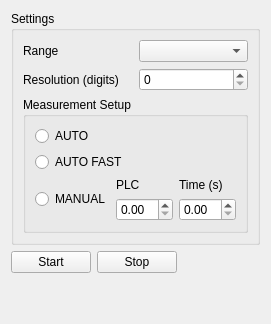
      <widget class="QWidget" name="dci_tab">
       <attribute name="title">
        <string>DCI</string>
       </attribute>
       <layout class="QVBoxLayout" name="verticalLayout_41">
        <item>
         <widget class="QGroupBox" name="dci_sett_groupbox">
          <property name="title">
           <string>Settings</string>
          </property>
          <layout class="QVBoxLayout" name="verticalLayout_37">
           <item>
            <layout class="QHBoxLayout" name="horizontalLayout_37">
             <item>
              <widget class="QLabel" name="label_30">
               <property name="text">
                <string>Range</string>
               </property>
              </widget>
             </item>
             <item>
              <widget class="QComboBox" name="dci_range_combobox"/>
             </item>
            </layout>
           </item>
           <item>
            <layout class="QHBoxLayout" name="horizontalLayout_38">
             <item>
              <widget class="QLabel" name="label_31">
               <property name="text">
                <string>Resolution (digits)</string>
               </property>
              </widget>
             </item>
             <item>
              <widget class="QSpinBox" name="dci_resol_spinbox"/>
             </item>
            </layout>
           </item>
           <item>
            <widget class="QGroupBox" name="dci_meas_groupbox">
             <property name="title">
              <string>Measurement Setup</string>
             </property>
             <layout class="QVBoxLayout" name="verticalLayout_38">
              <item>
               <widget class="QRadioButton" name="dci_auto_radiobutton">
                <property name="text">
                 <string>AUTO</string>
                </property>
               </widget>
              </item>
              <item>
               <widget class="QRadioButton" name="dci_autofast_radiobutton">
                <property name="text">
                 <string>AUTO FAST</string>
                </property>
               </widget>
              </item>
              <item>
               <layout class="QHBoxLayout" name="horizontalLayout_40">
                <item>
                 <widget class="QRadioButton" name="dci_man_radiobutton">
                  <property name="text">
                   <string>MANUAL</string>
                  </property>
                 </widget>
                </item>
                <item>
                 <layout class="QVBoxLayout" name="verticalLayout_39">
                  <item>
                   <widget class="QLabel" name="label_33">
                    <property name="text">
                     <string>PLC</string>
                    </property>
                   </widget>
                  </item>
                  <item>
                   <widget class="QDoubleSpinBox" name="dci_plc_spinbox"/>
                  </item>
                 </layout>
                </item>
                <item>
                 <layout class="QVBoxLayout" name="verticalLayout_40">
                  <item>
                   <widget class="QLabel" name="label_34">
                    <property name="text">
                     <string>Time (s)</string>
                    </property>
                   </widget>
                  </item>
                  <item>
                   <widget class="QDoubleSpinBox" name="dci_time_spinbox"/>
                  </item>
                 </layout>
                </item>
               </layout>
              </item>
             </layout>
            </widget>
           </item>
          </layout>
         </widget>
        </item>
        <item>
         <layout class="QHBoxLayout" name="horizontalLayout_41">
          <item>
           <widget class="QPushButton" name="dci_start_pushbutton">
            <property name="text">
             <string>Start</string>
            </property>
           </widget>
          </item>
          <item>
           <widget class="QPushButton" name="dci_stop_pushbutton">
            <property name="text">
             <string>Stop</string>
            </property>
           </widget>
          </item>
          <item>
           <spacer name="horizontalSpacer_13">
            <property name="orientation">
             <enum>Qt::Horizontal</enum>
            </property>
            <property name="sizeHint" stdset="0">
             <size>
              <width>40</width>
              <height>20</height>
             </size>
            </property>
           </spacer>
          </item>
         </layout>
        </item>
        <item>
         <spacer name="verticalSpacer_9">
          <property name="orientation">
           <enum>Qt::Vertical</enum>
          </property>
          <property name="sizeHint" stdset="0">
           <size>
            <width>20</width>
            <height>40</height>
           </size>
          </property>
         </spacer>
        </item>
       </layout>
      </widget>
